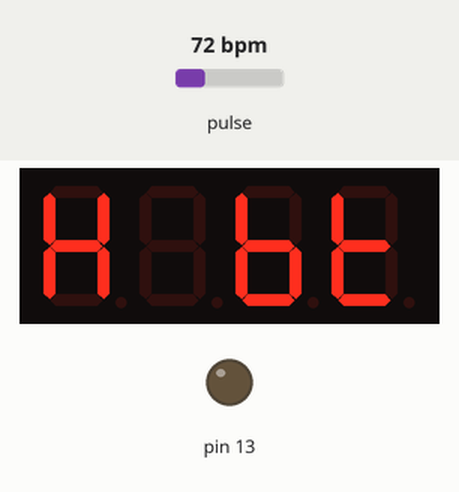
Recording of a sketch running on a simulated Arduino Uno, built with avr-gcc and run on an emulated ATmega328P. Shown: 4-digit seven-segment display, output pins drawn as LEDs (lit = HIGH). Dashed ring = blinking. The inputs (shaded band) are chosen by the test bench; at power-on: pulse 72 bpm. What the sketch prints to the serial monitor is not drawn.

Above: at 1.1 s.
At 3.2 s:
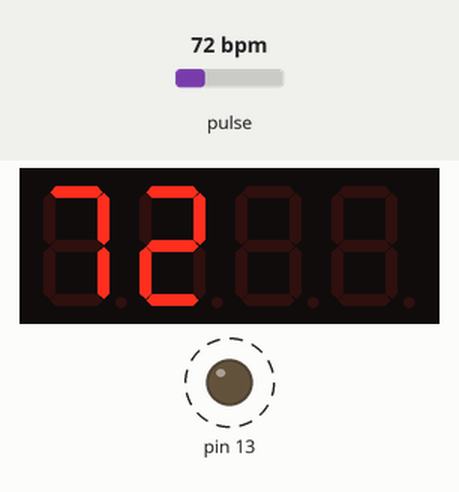
3.3 s: pulse set to 42 bpm
At 4.42 s:
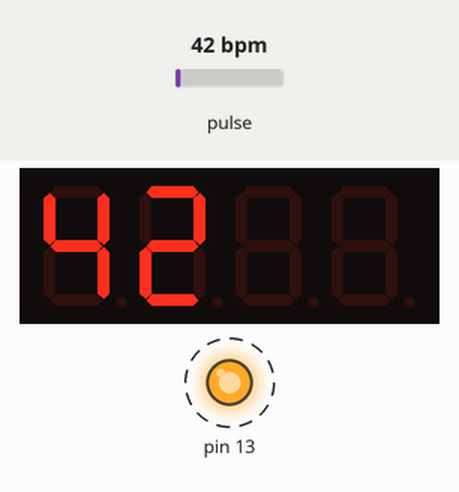
6.0 s: pulse set to 100 bpm
At 6.47 s:
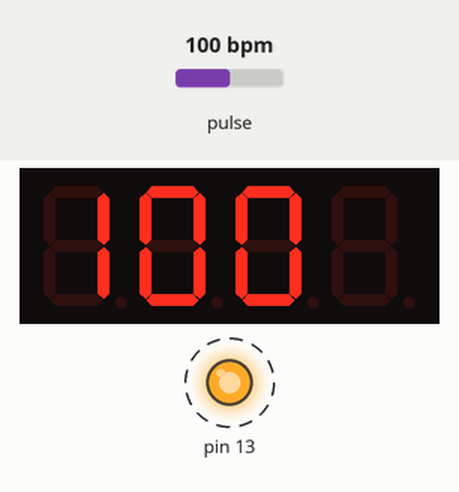
7.8 s: pulse set to 70 bpm
At 9.2 s:
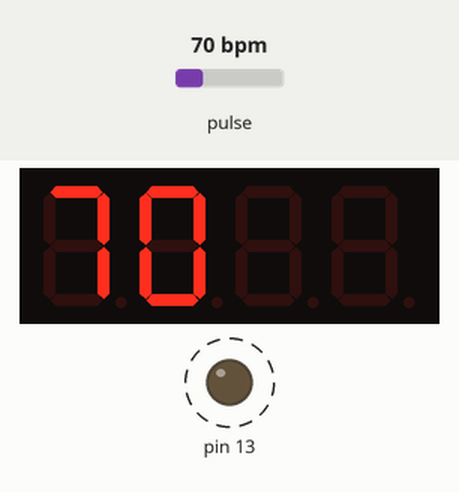
Timing chart, 0 to 16.1 s (numbered marks = the images above; inputs shaded):
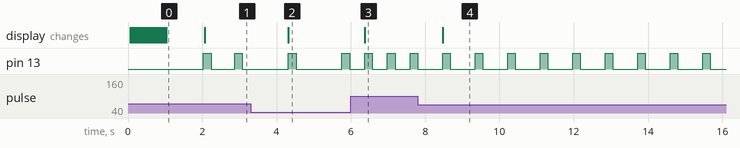

The sketch:

Pulse_Sensor.ino
```cpp
#define USE_ARDUINO_INTERRUPTS true
#include <PulseSensorPlayground.h>
#include <SevenSegmentTM1637.h>
PulseSensorPlayground pulseSensor;

const byte CLK = 9;
const byte DIO = 10;
SevenSegmentTM1637 display(CLK,DIO);

const int Pulse= A0;
const int Led = 13;
int Threshold = 150;

void setup()
{
  pinMode (Pulse,INPUT);
  Serial.begin(9600);
  display.begin();
  display.print("H bt");
  delay(1000);
  pulseSensor.analogInput(Pulse);
  pulseSensor.blinkOnPulse(Led);
  pulseSensor.setThreshold(Threshold);
  if (pulseSensor.begin())
  {
    Serial.println("Pulse Sensor is ready to measure your Heart Beat....!");
  }
}

void loop()
{

 int myBPM = pulseSensor.getBeatsPerMinute();
 if (pulseSensor.sawStartOfBeat())
 {
 Serial.println("♥  A HeartBeat Happened ! ");
 Serial.print("BPM:");
 Serial.println(myBPM);
 display.clear();
 display.print(myBPM);

}
  delay(20);
}
```

Measured:
- after the input at 3.3 s, pin 13: alternates HIGH for 0.21 s and LOW for 1.2 s, starting after 1.0 s; the display: changes after 1.0 s (image 2)
- after the input at 6.0 s, the display: changes after 0.38 s (image 3)
- after the input at 7.8 s, pin 13: alternates HIGH for 0.21 s and LOW for 0.67 s, starting after 0.67 s; the display: changes after 0.67 s (image 4)
- by itself, pin 13: alternates HIGH for 0.21 s and LOW for 0.63 s
- what the display in image 0 shows lasts 1.1 s, from 1.0 s to 2.1 s
